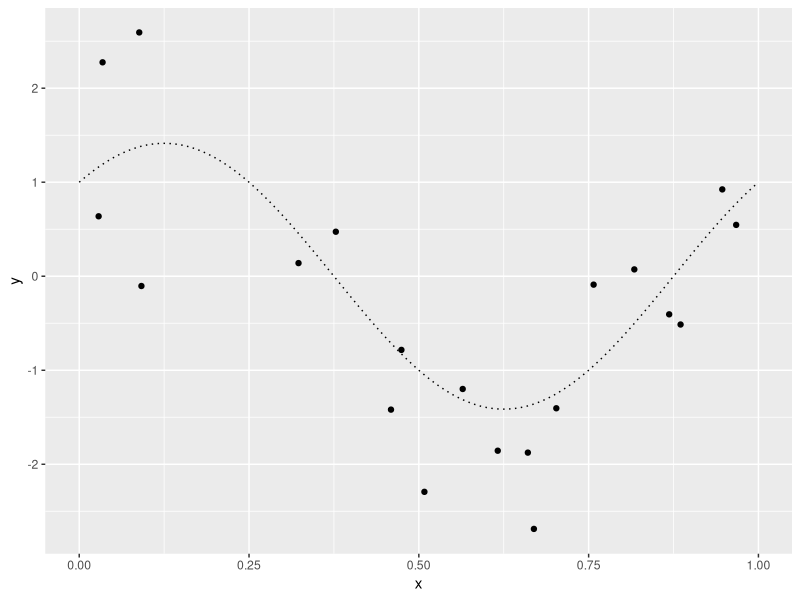

Recreate this plot in R. (Note: this script raises an error after producing the figure.)
## ---- chunk 1
library(knitr)
library(ggplot2)
library(dplyr)
library(tidyr)
options(digits=2)
## ---- chunk 2
f <- function(x){
  sin(2*pi*x) + cos(2*pi*x)
}
simular  <- function(n_muestra, sd){
  x <- runif(n_muestra, 0, 1) 
  y <- f(x) + rnorm(length(x), mean = 0, sd = sd_mod)
  data.frame(x, y)
}
set.seed(28) 
sd_mod <- 0.8
datos <- simular(20, sd_mod)
datos
## ---- chunk 3
x_plot <- seq(0,1,0.01)
y_plot <- f(x_plot)
ggplot(datos, aes(x=x, y=y), colour='red')+
  geom_point() +
  annotate("line", x=x_plot, y=y_plot, linetype="dotted")
## ---- chunk 4
ajuste_mod <- function(datos, m){
  lm(y ~ poly(x, degree=m, raw = TRUE), data = datos) 
}
modelos <- lapply(1:9, function(i) ajuste_mod(datos, i))
datos_graf_lista <- lapply(1:9, function(i){
   df <- data.frame(grado = i,  x=x_plot , 
        prediccion = predict(modelos[[i]], newdata = data.frame(x=x_plot)),
        esperado = y_plot)
    df   
})
datos_graf <- rbind_all(datos_graf_lista)

dat <- datos_graf %>% gather(variable, valor, prediccion:esperado)
ggplot(dat, aes(x=x, y=valor, linetype=variable )) + 
    geom_line() +
    facet_wrap(~grado) + 
    ylim(c(-3,3)) + 
    annotate("point",x=datos$x, y=datos$y, colour="black")
## ---- chunk 5

datos_graf_lista <- function(){
  datos <- simular(30, sd_mod)
  modelos <- lapply(1:9, function(i) ajuste_mod(datos, i))
  salida <- lapply(1:9, function(i){
    df <- data.frame(grado = i,  x=x_plot , 
        prediccion = predict(modelos[[i]], newdata = data.frame(x=x_plot)),
        esperado = y_plot)
    df   
  })
  salida}
datos_graf <- lapply(1:5, function(i) { 
  dat <- rbind_all(datos_graf_lista())
  dat$rep <- i
  dat
  }) %>% rbind_all

dat <- datos_graf %>% gather(variable, valor, prediccion:esperado)
ggplot(dat, 
       aes(x=x, y=valor,  linetype = variable, colour=variable,
           group=interaction(rep, grado, variable) )) + 
    geom_line(alpha=1) +
    facet_wrap(~grado) + 
    ylim(c(-3,3)) 
## ---- chunk 6
# muestra de prueba fija.
x_0 <- c(0.1, 0.4,0.75)
salida_sim_lista <- lapply(1:1000, function(i){
    # simular muestra de entrenamiento
    datos <- simular(n_muestra = 30, sd_mod)
    # ajustar polinomios
    preds <- lapply(1:9, function(m){
            mod <- lm(y ~ poly(x, degree=m, raw = TRUE), data = datos)
            data.frame(grado =m, x=x_0, f = f(x_0),preds = predict(mod, data.frame(x=x_0)))
    })
    df <- rbind_all(preds)
    df$rep <- i
    df
})
salida_sim <- rbind_all(salida_sim_lista)
salida <- salida_sim %>% group_by(grado, x) %>%
  dplyr::summarise(media = mean(f-preds), sd = sd(preds))
#ggplot(salida_sim, aes(x=factor(grado), y=preds-f)) +geom_boxplot()+facet_wrap(~x)
ggplot(salida, aes(x=factor(grado), y = media, ymin=media-sd, ymax=media+sd)) +
  geom_point() + geom_linerange() + facet_wrap(~x)
